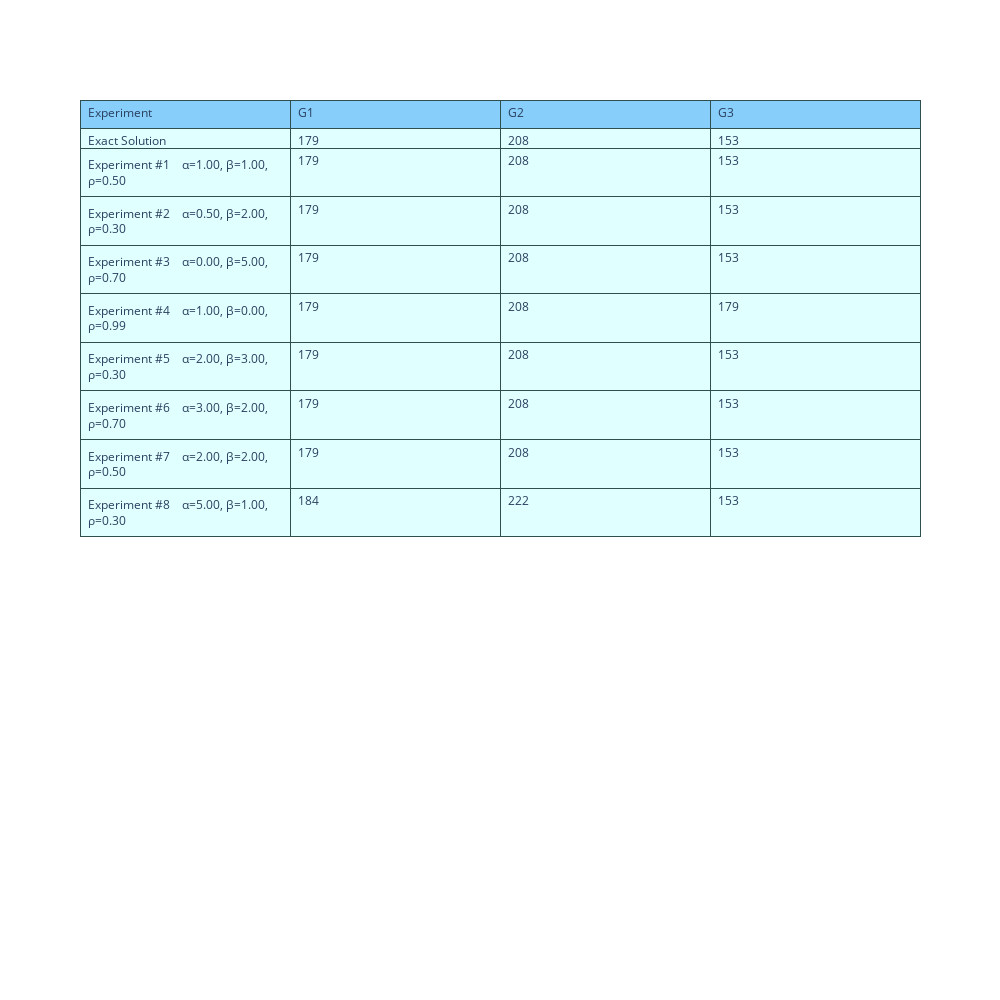

The notebook cell this image was saved under:
### Markdown cell above
# Graph Comparison

### Code cell
fig = go.Figure(data=[go.Table(
    header=dict(values=results['header'],
                line_color='darkslategray',
                fill_color='lightskyblue',
                align='left'),
    cells=dict(values=np.array(results['values']).T,
               line_color='darkslategray',
               fill_color='lightcyan',
               align='left'))
])

fig.update_layout(width=1000, height=1000)
fig.show()

### Figure 1 — Plotly figure (JSON) as saved in the notebook; plotly's stock layout.template omitted (floating-point values rounded to 4 significant figures)
{"data": [{"cells": {"align": "left", "fill": {"color": "lightcyan"}, "line": {"color": "darkslategray"}, "values": [["Exact Solution", "Experiment #1 \n  α=1.00, β=1.00, ρ=0.50", "Experiment #2 \n  α=0.50, β=2.00, ρ=0.30", "Experiment #3 \n  α=0.00, β=5.00, ρ=0.70", "Experiment #4 \n  α=1.00, β=0.00, ρ=0.99", "Experiment #5 \n  α=2.00, β=3.00, ρ=0.30", "Experiment #6 \n  α=3.00, β=2.00, ρ=0.70", "Experiment #7 \n  α=2.00, β=2.00, ρ=0.50", "Experiment #8 \n  α=5.00, β=1.00, ρ=0.30"], ["179", "179", "179", "179", "179", "179", "179", "179", "184"], ["208", "208", "208", "208", "208", "208", "208", "208", "222"], ["153", "153", "153", "153", "179", "153", "153", "153", "153"]]}, "header": {"align": "left", "fill": {"color": "lightskyblue"}, "line": {"color": "darkslategray"}, "values": ["Experiment", "G1", "G2", "G3"]}, "type": "table"}], "layout": {"height": 1000, "width": 1000}}
